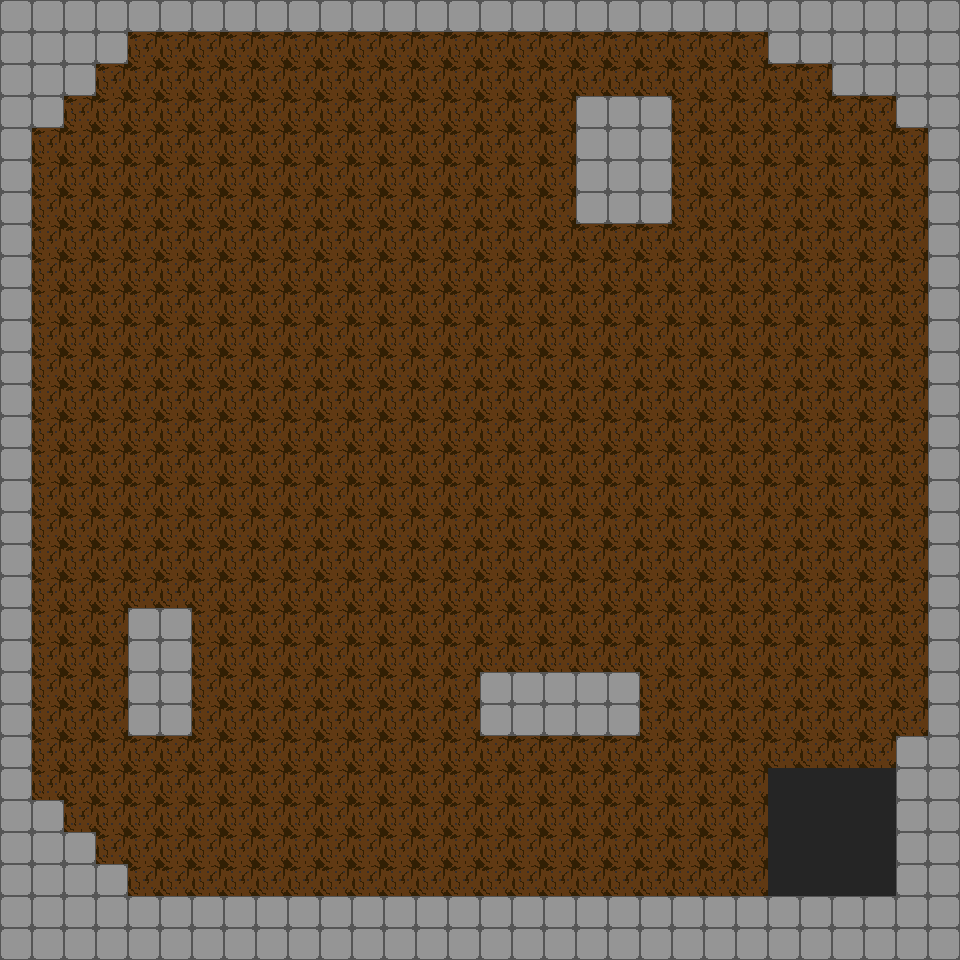

Below is a game level as drawn by its tile map, then a one-line description and the .tmx file that defines it, in full:
An orthogonal 30x30 tile map with 32x32 px tiles, 3 tile layers (Floor, Blocks, Goal).

<map version="1.0" orientation="orthogonal" renderorder="right-down" width="30" height="30" tilewidth="32" tileheight="32" nextobjectid="1">
 <tileset firstgid="1" name="Tiles" tilewidth="32" tileheight="32" tilecount="3" columns="3">
  <image source="protoTileSet.png" width="96" height="32" />
 </tileset>
 <layer name="Floor" width="30" height="30">
  <data encoding="csv">
1,1,1,1,1,1,1,1,1,1,1,1,1,1,1,1,1,1,1,1,1,1,1,1,1,1,1,1,1,1,
1,1,1,1,1,1,1,1,1,1,1,1,1,1,1,1,1,1,1,1,1,1,1,1,1,1,1,1,1,1,
1,1,1,1,1,1,1,1,1,1,1,1,1,1,1,1,1,1,1,1,1,1,1,1,1,1,1,1,1,1,
1,1,1,1,1,1,1,1,1,1,1,1,1,1,1,1,1,1,1,1,1,1,1,1,1,1,1,1,1,1,
1,1,1,1,1,1,1,1,1,1,1,1,1,1,1,1,1,1,1,1,1,1,1,1,1,1,1,1,1,1,
1,1,1,1,1,1,1,1,1,1,1,1,1,1,1,1,1,1,1,1,1,1,1,1,1,1,1,1,1,1,
1,1,1,1,1,1,1,1,1,1,1,1,1,1,1,1,1,1,1,1,1,1,1,1,1,1,1,1,1,1,
1,1,1,1,1,1,1,1,1,1,1,1,1,1,1,1,1,1,1,1,1,1,1,1,1,1,1,1,1,1,
1,1,1,1,1,1,1,1,1,1,1,1,1,1,1,1,1,1,1,1,1,1,1,1,1,1,1,1,1,1,
1,1,1,1,1,1,1,1,1,1,1,1,1,1,1,1,1,1,1,1,1,1,1,1,1,1,1,1,1,1,
1,1,1,1,1,1,1,1,1,1,1,1,1,1,1,1,1,1,1,1,1,1,1,1,1,1,1,1,1,1,
1,1,1,1,1,1,1,1,1,1,1,1,1,1,1,1,1,1,1,1,1,1,1,1,1,1,1,1,1,1,
1,1,1,1,1,1,1,1,1,1,1,1,1,1,1,1,1,1,1,1,1,1,1,1,1,1,1,1,1,1,
1,1,1,1,1,1,1,1,1,1,1,1,1,1,1,1,1,1,1,1,1,1,1,1,1,1,1,1,1,1,
1,1,1,1,1,1,1,1,1,1,1,1,1,1,1,1,1,1,1,1,1,1,1,1,1,1,1,1,1,1,
1,1,1,1,1,1,1,1,1,1,1,1,1,1,1,1,1,1,1,1,1,1,1,1,1,1,1,1,1,1,
1,1,1,1,1,1,1,1,1,1,1,1,1,1,1,1,1,1,1,1,1,1,1,1,1,1,1,1,1,1,
1,1,1,1,1,1,1,1,1,1,1,1,1,1,1,1,1,1,1,1,1,1,1,1,1,1,1,1,1,1,
1,1,1,1,1,1,1,1,1,1,1,1,1,1,1,1,1,1,1,1,1,1,1,1,1,1,1,1,1,1,
1,1,1,1,1,1,1,1,1,1,1,1,1,1,1,1,1,1,1,1,1,1,1,1,1,1,1,1,1,1,
1,1,1,1,1,1,1,1,1,1,1,1,1,1,1,1,1,1,1,1,1,1,1,1,1,1,1,1,1,1,
1,1,1,1,1,1,1,1,1,1,1,1,1,1,1,1,1,1,1,1,1,1,1,1,1,1,1,1,1,1,
1,1,1,1,1,1,1,1,1,1,1,1,1,1,1,1,1,1,1,1,1,1,1,1,1,1,1,1,1,1,
1,1,1,1,1,1,1,1,1,1,1,1,1,1,1,1,1,1,1,1,1,1,1,1,1,1,1,1,1,1,
1,1,1,1,1,1,1,1,1,1,1,1,1,1,1,1,1,1,1,1,1,1,1,1,1,1,1,1,1,1,
1,1,1,1,1,1,1,1,1,1,1,1,1,1,1,1,1,1,1,1,1,1,1,1,1,1,1,1,1,1,
1,1,1,1,1,1,1,1,1,1,1,1,1,1,1,1,1,1,1,1,1,1,1,1,1,1,1,1,1,1,
1,1,1,1,1,1,1,1,1,1,1,1,1,1,1,1,1,1,1,1,1,1,1,1,1,1,1,1,1,1,
1,1,1,1,1,1,1,1,1,1,1,1,1,1,1,1,1,1,1,1,1,1,1,1,1,1,1,1,1,1,
1,1,1,1,1,1,1,1,1,1,1,1,1,1,1,1,1,1,1,1,1,1,1,1,1,1,1,1,1,1
</data>
 </layer>
 <layer name="Blocks" width="30" height="30">
  <data encoding="csv">
2,2,2,2,2,2,2,2,2,2,2,2,2,2,2,2,2,2,2,2,2,2,2,2,2,2,2,2,2,2,
2,2,2,2,0,0,0,0,0,0,0,0,0,0,0,0,0,0,0,0,0,0,0,0,2,2,2,2,2,2,
2,2,2,0,0,0,0,0,0,0,0,0,0,0,0,0,0,0,0,0,0,0,0,0,0,0,2,2,2,2,
2,2,0,0,0,0,0,0,0,0,0,0,0,0,0,0,0,0,2,2,2,0,0,0,0,0,0,0,2,2,
2,0,0,0,0,0,0,0,0,0,0,0,0,0,0,0,0,0,2,2,2,0,0,0,0,0,0,0,0,2,
2,0,0,0,0,0,0,0,0,0,0,0,0,0,0,0,0,0,2,2,2,0,0,0,0,0,0,0,0,2,
2,0,0,0,0,0,0,0,0,0,0,0,0,0,0,0,0,0,2,2,2,0,0,0,0,0,0,0,0,2,
2,0,0,0,0,0,0,0,0,0,0,0,0,0,0,0,0,0,0,0,0,0,0,0,0,0,0,0,0,2,
2,0,0,0,0,0,0,0,0,0,0,0,0,0,0,0,0,0,0,0,0,0,0,0,0,0,0,0,0,2,
2,0,0,0,0,0,0,0,0,0,0,0,0,0,0,0,0,0,0,0,0,0,0,0,0,0,0,0,0,2,
2,0,0,0,0,0,0,0,0,0,0,0,0,0,0,0,0,0,0,0,0,0,0,0,0,0,0,0,0,2,
2,0,0,0,0,0,0,0,0,0,0,0,0,0,0,0,0,0,0,0,0,0,0,0,0,0,0,0,0,2,
2,0,0,0,0,0,0,0,0,0,0,0,0,0,0,0,0,0,0,0,0,0,0,0,0,0,0,0,0,2,
2,0,0,0,0,0,0,0,0,0,0,0,0,0,0,0,0,0,0,0,0,0,0,0,0,0,0,0,0,2,
2,0,0,0,0,0,0,0,0,0,0,0,0,0,0,0,0,0,0,0,0,0,0,0,0,0,0,0,0,2,
2,0,0,0,0,0,0,0,0,0,0,0,0,0,0,0,0,0,0,0,0,0,0,0,0,0,0,0,0,2,
2,0,0,0,0,0,0,0,0,0,0,0,0,0,0,0,0,0,0,0,0,0,0,0,0,0,0,0,0,2,
2,0,0,0,0,0,0,0,0,0,0,0,0,0,0,0,0,0,0,0,0,0,0,0,0,0,0,0,0,2,
2,0,0,0,0,0,0,0,0,0,0,0,0,0,0,0,0,0,0,0,0,0,0,0,0,0,0,0,0,2,
2,0,0,0,2,2,0,0,0,0,0,0,0,0,0,0,0,0,0,0,0,0,0,0,0,0,0,0,0,2,
2,0,0,0,2,2,0,0,0,0,0,0,0,0,0,0,0,0,0,0,0,0,0,0,0,0,0,0,0,2,
2,0,0,0,2,2,0,0,0,0,0,0,0,0,0,2,2,2,2,2,0,0,0,0,0,0,0,0,0,2,
2,0,0,0,2,2,0,0,0,0,0,0,0,0,0,2,2,2,2,2,0,0,0,0,0,0,0,0,0,2,
2,0,0,0,0,0,0,0,0,0,0,0,0,0,0,0,0,0,0,0,0,0,0,0,0,0,0,0,2,2,
2,0,0,0,0,0,0,0,0,0,0,0,0,0,0,0,0,0,0,0,0,0,0,0,0,0,0,0,2,2,
2,2,0,0,0,0,0,0,0,0,0,0,0,0,0,0,0,0,0,0,0,0,0,0,0,0,0,0,2,2,
2,2,2,0,0,0,0,0,0,0,0,0,0,0,0,0,0,0,0,0,0,0,0,0,0,0,0,0,2,2,
2,2,2,2,0,0,0,0,0,0,0,0,0,0,0,0,0,0,0,0,0,0,0,0,0,0,0,0,2,2,
2,2,2,2,2,2,2,2,2,2,2,2,2,2,2,2,2,2,2,2,2,2,2,2,2,2,2,2,2,2,
2,2,2,2,2,2,2,2,2,2,2,2,2,2,2,2,2,2,2,2,2,2,2,2,2,2,2,2,2,2
</data>
 </layer>
 <layer name="Goal" width="30" height="30">
  <data encoding="csv">
0,0,0,0,0,0,0,0,0,0,0,0,0,0,0,0,0,0,0,0,0,0,0,0,0,0,0,0,0,0,
0,0,0,0,0,0,0,0,0,0,0,0,0,0,0,0,0,0,0,0,0,0,0,0,0,0,0,0,0,0,
0,0,0,0,0,0,0,0,0,0,0,0,0,0,0,0,0,0,0,0,0,0,0,0,0,0,0,0,0,0,
0,0,0,0,0,0,0,0,0,0,0,0,0,0,0,0,0,0,0,0,0,0,0,0,0,0,0,0,0,0,
0,0,0,0,0,0,0,0,0,0,0,0,0,0,0,0,0,0,0,0,0,0,0,0,0,0,0,0,0,0,
0,0,0,0,0,0,0,0,0,0,0,0,0,0,0,0,0,0,0,0,0,0,0,0,0,0,0,0,0,0,
0,0,0,0,0,0,0,0,0,0,0,0,0,0,0,0,0,0,0,0,0,0,0,0,0,0,0,0,0,0,
0,0,0,0,0,0,0,0,0,0,0,0,0,0,0,0,0,0,0,0,0,0,0,0,0,0,0,0,0,0,
0,0,0,0,0,0,0,0,0,0,0,0,0,0,0,0,0,0,0,0,0,0,0,0,0,0,0,0,0,0,
0,0,0,0,0,0,0,0,0,0,0,0,0,0,0,0,0,0,0,0,0,0,0,0,0,0,0,0,0,0,
0,0,0,0,0,0,0,0,0,0,0,0,0,0,0,0,0,0,0,0,0,0,0,0,0,0,0,0,0,0,
0,0,0,0,0,0,0,0,0,0,0,0,0,0,0,0,0,0,0,0,0,0,0,0,0,0,0,0,0,0,
0,0,0,0,0,0,0,0,0,0,0,0,0,0,0,0,0,0,0,0,0,0,0,0,0,0,0,0,0,0,
0,0,0,0,0,0,0,0,0,0,0,0,0,0,0,0,0,0,0,0,0,0,0,0,0,0,0,0,0,0,
0,0,0,0,0,0,0,0,0,0,0,0,0,0,0,0,0,0,0,0,0,0,0,0,0,0,0,0,0,0,
0,0,0,0,0,0,0,0,0,0,0,0,0,0,0,0,0,0,0,0,0,0,0,0,0,0,0,0,0,0,
0,0,0,0,0,0,0,0,0,0,0,0,0,0,0,0,0,0,0,0,0,0,0,0,0,0,0,0,0,0,
0,0,0,0,0,0,0,0,0,0,0,0,0,0,0,0,0,0,0,0,0,0,0,0,0,0,0,0,0,0,
0,0,0,0,0,0,0,0,0,0,0,0,0,0,0,0,0,0,0,0,0,0,0,0,0,0,0,0,0,0,
0,0,0,0,0,0,0,0,0,0,0,0,0,0,0,0,0,0,0,0,0,0,0,0,0,0,0,0,0,0,
0,0,0,0,0,0,0,0,0,0,0,0,0,0,0,0,0,0,0,0,0,0,0,0,0,0,0,0,0,0,
0,0,0,0,0,0,0,0,0,0,0,0,0,0,0,0,0,0,0,0,0,0,0,0,0,0,0,0,0,0,
0,0,0,0,0,0,0,0,0,0,0,0,0,0,0,0,0,0,0,0,0,0,0,0,0,0,0,0,0,0,
0,0,0,0,0,0,0,0,0,0,0,0,0,0,0,0,0,0,0,0,0,0,0,0,0,0,0,0,0,0,
0,0,0,0,0,0,0,0,0,0,0,0,0,0,0,0,0,0,0,0,0,0,0,0,3,3,3,3,0,0,
0,0,0,0,0,0,0,0,0,0,0,0,0,0,0,0,0,0,0,0,0,0,0,0,3,3,3,3,0,0,
0,0,0,0,0,0,0,0,0,0,0,0,0,0,0,0,0,0,0,0,0,0,0,0,3,3,3,3,0,0,
0,0,0,0,0,0,0,0,0,0,0,0,0,0,0,0,0,0,0,0,0,0,0,0,3,3,3,3,0,0,
0,0,0,0,0,0,0,0,0,0,0,0,0,0,0,0,0,0,0,0,0,0,0,0,0,0,0,0,0,0,
0,0,0,0,0,0,0,0,0,0,0,0,0,0,0,0,0,0,0,0,0,0,0,0,0,0,0,0,0,0
</data>
 </layer>
</map>
